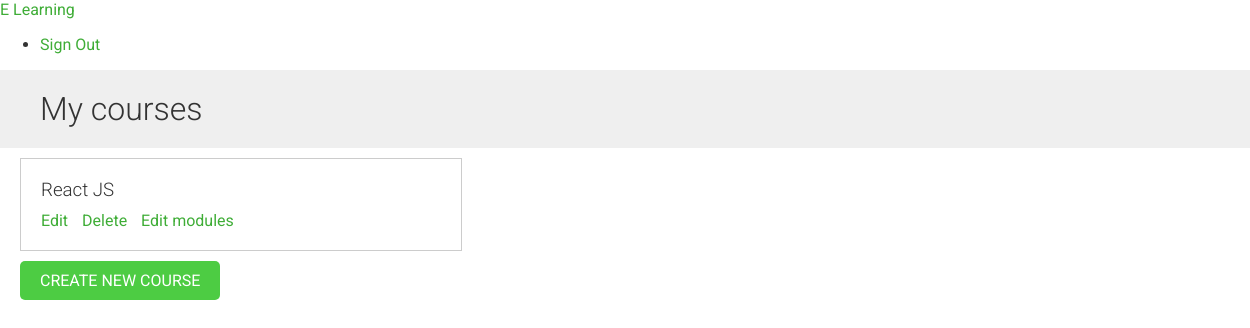
Before: /course/mine/ (signed in) with the older database file.
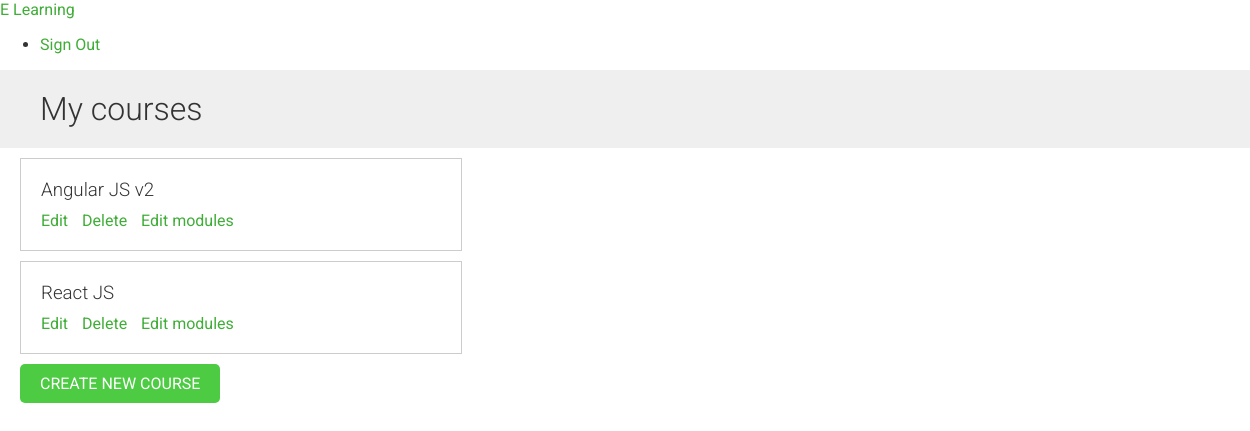
After: the same page with the newer database file.
### courses/models.py (models this page shows, shortened)
class Course(models.Model):
    owner = models.ForeignKey(User,
                              on_delete=models.CASCADE,
                              related_name='course_created')
    subject = models.ForeignKey(Subject,
                                on_delete=models.CASCADE,
                                related_name='courses')
    title = models.CharField(max_length=200)
    slug = models.SlugField(max_length=200, unique=True)
    overview = models.TextField()
    created = models.DateTimeField(auto_now_add=True)
    class Meta:
        ordering =['-created']

### courses/views.py (the view)
class ManageCourseListView(OwnerCourseMixin, ListView):
    template_name = 'courses/manage/course/list.html'
    permission_required = 'courses.view_course'

### courses/views.py (called while the page is built)
    def get_queryset(self):
        qs = super().get_queryset()
        return qs.filter(owner=self.request.user)

### courses/templates/courses/manage/course/list.html (shortened to what this page needs)
{% extends "base.html" %}
{% block content %}
    <h1>My courses</h1>
    <div class="module">
    {% for course in object_list %}
        <div class="course-info">
        <h3>{{ course.title }}</h3>
        <p>
            <a href="{% url "course_edit" course.id %}">Edit</a>
            <a href="{% url "course_delete" course.id %}">Delete</a>
            <a href="{% url "course_module_update" course.id %}">Edit modules</a>
        </p>
        </div>
    {% empty %}
        <p>You haven't created any courses yet.</p>
    {% endfor %}
    <p>
        <a href="{% url "course_create" %}" class="button">Create new
course</a>
</p> </div>
{% endblock %}

### courses/templates/base.html (shortened to what this page needs)
{% load static %}
<!DOCTYPE html>
<html lang="en">
<head>
    <link rel="stylesheet" href="{% static 'css/base.css' %}">
</head>
<body>
    <div class="header">
        <a href="/" class="logo" >E Learning</a>
    </div>
    <ul class="menu">
        {% if request.user.is_authenticated %}
            <li><a href="{% url 'logout' %}">Sign Out</a></li>
        {% else %}
        <li><a href="{% url 'login' %}">Sign In</a></li>
        {% endif %}
    </ul>
    <div id="content">
        {% block content %}
        {% endblock %}
    </div>
   </body>
</html>

### courses/static/css/base.css (style rules this page uses)
body { margin:0; font-family:'Roboto', sans-serif; font-weight:400; color:#333; }
a { color:#3fad37; text-decoration:none; }
ul { float:left; }
h1, h2, h3, h4, h5, h6 { font-family:'Roboto', sans-serif; font-weight:300; }
h1 { background:#efefef; width:100%; overflow:auto; padding:20px 0 20px 40px; margin:0; }
.module { padding:10px 20px; float:left; width:600px; }
.module h3 { margin:20px 0 0; padding:0; width:100%; }
.module p { margin:10px 0 20px; width:100%; float:left; }
input[type=submit], a.button { border-radius:5px; background:#4dcc43; color:#fff; font-size:16px; text-transform:uppercase; border:none; padding:10px 20px; margin:20px 0; }
.course-info { border:1px solid #ccc; padding:0 20px; margin-bottom:10px; width:400px; overflow:auto; }
.course-info a { margin-right:10px; }

Changed rows visible on the page:
added Course: title "Angular JS v2"
